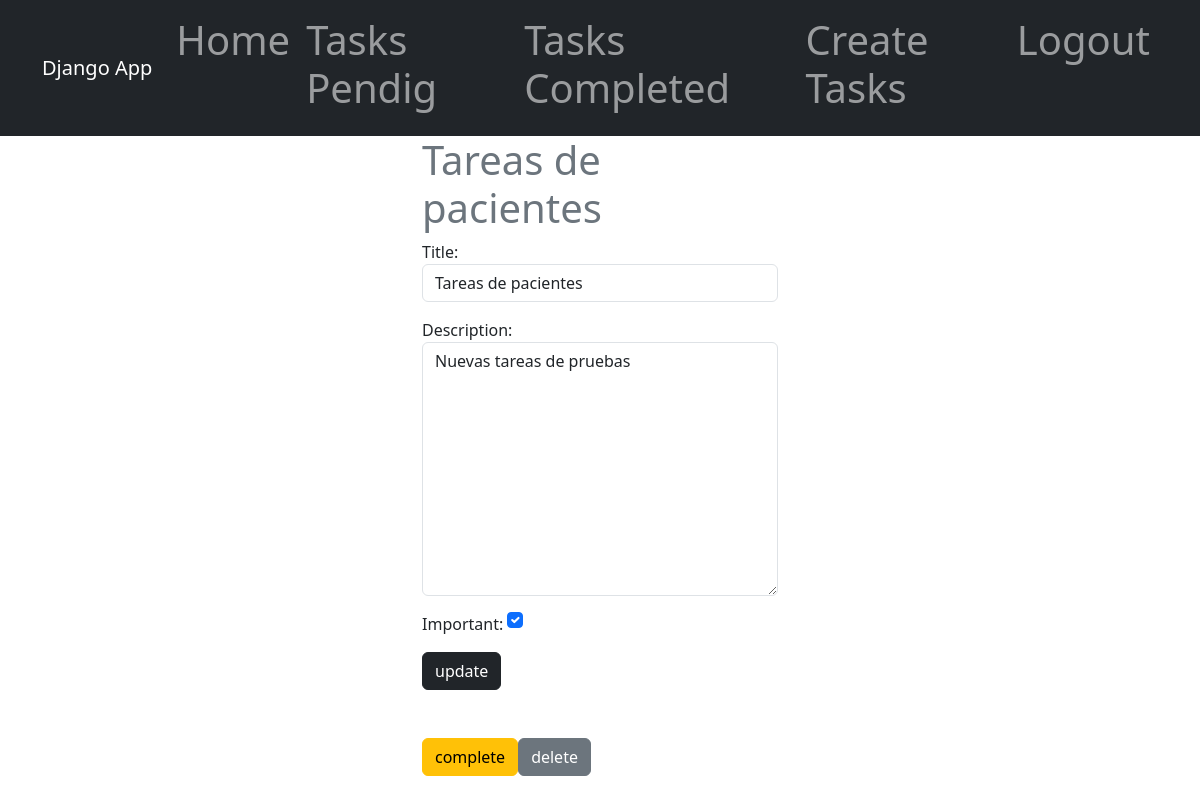
/tasks/5/ (signed in), run on the app's committed database.
### tasks/models.py (models this page shows, shortened)
class Task(models.Model):
    title = models.CharField(max_length=100)
    description = models.TextField(blank=True)
    created = models.DateTimeField(auto_now_add=True)
    datecompleted = models.DateTimeField(null=True, blank=True)
    important = models.BooleanField(default=False)
    user = models.ForeignKey(User, on_delete=models.CASCADE)

### tasks/views.py (the view, shortened to what this page needs)
# urls.py: path('tasks/<int:task_id>/', views.task_detail, name='task_detail'),
@login_required
def task_detail(request, task_id):
    if request.method == 'GET':
        task = get_object_or_404(Task, pk=task_id, user=request.user)
        form = Taskform(instance=task)
        return render(request, 'task_detail.html', {'task': task, 'form': form})

### tasks/forms.py
class Taskform(forms.ModelForm):
    class Meta:
        model = Task
        fields = ['title', 'description', 'important']
        widgets = {
            'title': forms.TextInput(attrs={'class': 'form-control', 'placeholder': 'Write title'}),
            'description': forms.Textarea(attrs={'class': 'form-control', 'placeholder': 'Write a description'}),
            'important': forms.CheckboxInput(attrs={'class': 'form-check-input m-auto'})
        }

### tasks/templates/task_detail.html (shortened to what this page needs)
{% extends 'base.html' %}
{% block content %}
<main class="container">
    <div class="row">
        <div class="col-md-4 offset-md-4">
            <h1 class="text-secondary">{{task.title}}</h1>
            <form method="POST">
                {{form.as_p}}
                <button class="btn btn-dark">
                    update
                </button>
            </form>
            <div class="d-flex mt-5">
                <form action="{% url 'complete_task' task.id %}" method="POST">
                    <button class="btn btn-warning">
                        complete
                    </button>
                </form>
                <form action="{% url 'delete_task' task.id %}" method="POST">
                    <button class="btn btn-secondary">
                        delete
                    </button>
                </form>
            </div>
        </div>
    </div>
</main>
{% endblock %}

### data on the page
Task: title "Tareas de pacientes", description "Nuevas tareas de pruebas", important "☑"
